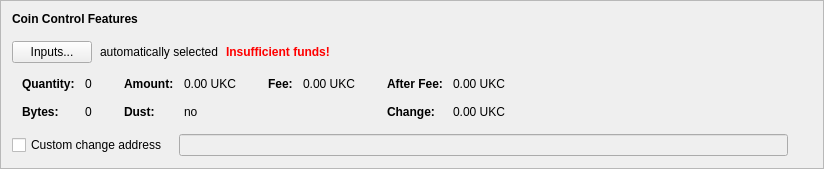
      <widget class="QFrame" name="frameCoinControl">
       <property name="sizePolicy">
        <sizepolicy hsizetype="Preferred" vsizetype="Fixed">
         <horstretch>0</horstretch>
         <verstretch>0</verstretch>
        </sizepolicy>
       </property>
       <property name="frameShape">
        <enum>QFrame::StyledPanel</enum>
       </property>
       <property name="frameShadow">
        <enum>QFrame::Raised</enum>
       </property>
       <layout class="QVBoxLayout" name="verticalLayout_4">
        <item>
         <layout class="QVBoxLayout" name="verticalLayoutCoinControl" stretch="0,0,0,0,0">
          <property name="spacing">
           <number>0</number>
          </property>
          <property name="sizeConstraint">
           <enum>QLayout::SetDefaultConstraint</enum>
          </property>
          <property name="leftMargin">
           <number>0</number>
          </property>
          <property name="topMargin">
           <number>0</number>
          </property>
          <item>
           <layout class="QHBoxLayout" name="horizontalLayoutCoinControl1">
            <property name="bottomMargin">
             <number>15</number>
            </property>
            <item>
             <widget class="QLabel" name="labelCoinControlFeatures">
              <property name="sizePolicy">
               <sizepolicy hsizetype="Preferred" vsizetype="Maximum">
                <horstretch>0</horstretch>
                <verstretch>0</verstretch>
               </sizepolicy>
              </property>
              <property name="font">
               <font>
                <weight>75</weight>
                <bold>true</bold>
               </font>
              </property>
              <property name="styleSheet">
               <string notr="true">font-weight:bold;</string>
              </property>
              <property name="text">
               <string>Coin Control Features</string>
              </property>
             </widget>
            </item>
           </layout>
          </item>
          <item>
           <layout class="QHBoxLayout" name="horizontalLayoutCoinControl2" stretch="0,0,0,0">
            <property name="spacing">
             <number>8</number>
            </property>
            <property name="bottomMargin">
             <number>10</number>
            </property>
            <item>
             <widget class="QPushButton" name="pushButtonCoinControl">
              <property name="styleSheet">
               <string notr="true"/>
              </property>
              <property name="text">
               <string>Inputs...</string>
              </property>
              <property name="autoDefault">
               <bool>false</bool>
              </property>
             </widget>
            </item>
            <item>
             <widget class="QLabel" name="labelCoinControlAutomaticallySelected">
              <property name="text">
               <string>automatically selected</string>
              </property>
              <property name="margin">
               <number>5</number>
              </property>
             </widget>
            </item>
            <item>
             <widget class="QLabel" name="labelCoinControlInsuffFunds">
              <property name="font">
               <font>
                <weight>75</weight>
                <bold>true</bold>
               </font>
              </property>
              <property name="styleSheet">
               <string notr="true">color:red;font-weight:bold;</string>
              </property>
              <property name="text">
               <string>Insufficient funds!</string>
              </property>
              <property name="margin">
               <number>5</number>
              </property>
             </widget>
            </item>
            <item>
             <spacer name="horizontalSpacerCoinControl">
              <property name="orientation">
               <enum>Qt::Horizontal</enum>
              </property>
              <property name="sizeHint" stdset="0">
               <size>
                <width>40</width>
                <height>1</height>
               </size>
              </property>
             </spacer>
            </item>
           </layout>
          </item>
          <item>
           <widget class="QWidget" name="widgetCoinControl" native="true">
            <property name="sizePolicy">
             <sizepolicy hsizetype="Preferred" vsizetype="Preferred">
              <horstretch>0</horstretch>
              <verstretch>0</verstretch>
             </sizepolicy>
            </property>
            <property name="minimumSize">
             <size>
              <width>0</width>
              <height>0</height>
             </size>
            </property>
            <property name="styleSheet">
             <string notr="true"/>
            </property>
            <layout class="QHBoxLayout" name="horizontalLayoutCoinControl5">
             <property name="leftMargin">
              <number>0</number>
             </property>
             <property name="topMargin">
              <number>0</number>
             </property>
             <property name="rightMargin">
              <number>0</number>
             </property>
             <property name="bottomMargin">
              <number>0</number>
             </property>
             <item>
              <layout class="QHBoxLayout" name="horizontalLayoutCoinControl3" stretch="0,0,0,1">
               <property name="spacing">
                <number>20</number>
               </property>
               <property name="topMargin">
                <number>0</number>
               </property>
               <property name="bottomMargin">
                <number>10</number>
               </property>
               <item>
                <layout class="QFormLayout" name="formLayoutCoinControl1">
                 <property name="horizontalSpacing">
                  <number>10</number>
                 </property>
                 <property name="verticalSpacing">
                  <number>14</number>
                 </property>
                 <property name="leftMargin">
                  <number>10</number>
                 </property>
                 <property name="topMargin">
                  <number>4</number>
                 </property>
                 <property name="rightMargin">
                  <number>6</number>
                 </property>
                 <item row="0" column="0">
                  <widget class="QLabel" name="labelCoinControlQuantityText">
                   <property name="font">
                    <font>
                     <weight>75</weight>
                     <bold>true</bold>
                    </font>
                   </property>
                   <property name="text">
                    <string>Quantity:</string>
                   </property>
                   <property name="margin">
                    <number>0</number>
                   </property>
                  </widget>
                 </item>
                 <item row="0" column="1">
                  <widget class="QLabel" name="labelCoinControlQuantity">
                   <property name="cursor">
                    <cursorShape>IBeamCursor</cursorShape>
                   </property>
                   <property name="contextMenuPolicy">
                    <enum>Qt::ActionsContextMenu</enum>
                   </property>
                   <property name="text">
                    <string notr="true">0</string>
                   </property>
                   <property name="margin">
                    <number>0</number>
                   </property>
                   <property name="textInteractionFlags">
                    <set>Qt::LinksAccessibleByMouse|Qt::TextSelectableByKeyboard|Qt::TextSelectableByMouse</set>
                   </property>
                  </widget>
                 </item>
                 <item row="1" column="0">
                  <widget class="QLabel" name="labelCoinControlBytesText">
                   <property name="font">
                    <font>
                     <weight>75</weight>
                     <bold>true</bold>
                    </font>
                   </property>
                   <property name="text">
                    <string>Bytes:</string>
                   </property>
                  </widget>
                 </item>
                 <item row="1" column="1">
                  <widget class="QLabel" name="labelCoinControlBytes">
                   <property name="cursor">
                    <cursorShape>IBeamCursor</cursorShape>
                   </property>
                   <property name="contextMenuPolicy">
                    <enum>Qt::ActionsContextMenu</enum>
                   </property>
                   <property name="text">
                    <string notr="true">0</string>
                   </property>
                   <property name="textInteractionFlags">
                    <set>Qt::LinksAccessibleByMouse|Qt::TextSelectableByKeyboard|Qt::TextSelectableByMouse</set>
                   </property>
                  </widget>
                 </item>
                </layout>
               </item>
               <item>
                <layout class="QFormLayout" name="formLayoutCoinControl2">
                 <property name="horizontalSpacing">
                  <number>10</number>
                 </property>
                 <property name="verticalSpacing">
                  <number>14</number>
                 </property>
                 <property name="leftMargin">
                  <number>6</number>
                 </property>
                 <property name="topMargin">
                  <number>4</number>
                 </property>
                 <property name="rightMargin">
                  <number>6</number>
                 </property>
                 <item row="0" column="0">
                  <widget class="QLabel" name="labelCoinControlAmountText">
                   <property name="font">
                    <font>
                     <weight>75</weight>
                     <bold>true</bold>
                    </font>
                   </property>
                   <property name="text">
                    <string>Amount:</string>
                   </property>
                   <property name="margin">
                    <number>0</number>
                   </property>
                  </widget>
                 </item>
                 <item row="0" column="1">
                  <widget class="QLabel" name="labelCoinControlAmount">
                   <property name="cursor">
                    <cursorShape>IBeamCursor</cursorShape>
                   </property>
                   <property name="contextMenuPolicy">
                    <enum>Qt::ActionsContextMenu</enum>
                   </property>
                   <property name="text">
                    <string notr="true">0.00 UKC</string>
                   </property>
                   <property name="textInteractionFlags">
                    <set>Qt::LinksAccessibleByMouse|Qt::TextSelectableByKeyboard|Qt::TextSelectableByMouse</set>
                   </property>
                  </widget>
                 </item>
                 <item row="1" column="0">
                  <widget class="QLabel" name="labelCoinControlLowOutputText">
                   <property name="font">
                    <font>
                     <weight>75</weight>
                     <bold>true</bold>
                    </font>
                   </property>
                   <property name="text">
                    <string>Dust:</string>
                   </property>
                  </widget>
                 </item>
                 <item row="1" column="1">
                  <widget class="QLabel" name="labelCoinControlLowOutput">
                   <property name="cursor">
                    <cursorShape>IBeamCursor</cursorShape>
                   </property>
                   <property name="contextMenuPolicy">
                    <enum>Qt::ActionsContextMenu</enum>
                   </property>
                   <property name="text">
                    <string notr="true">no</string>
                   </property>
                   <property name="textInteractionFlags">
                    <set>Qt::LinksAccessibleByMouse|Qt::TextSelectableByKeyboard|Qt::TextSelectableByMouse</set>
                   </property>
                  </widget>
                 </item>
                </layout>
               </item>
               <item>
                <layout class="QFormLayout" name="formLayoutCoinControl3">
                 <property name="horizontalSpacing">
                  <number>10</number>
                 </property>
                 <property name="verticalSpacing">
                  <number>14</number>
                 </property>
                 <property name="leftMargin">
                  <number>6</number>
                 </property>
                 <property name="topMargin">
                  <number>4</number>
                 </property>
                 <property name="rightMargin">
                  <number>6</number>
                 </property>
                 <item row="0" column="0">
                  <widget class="QLabel" name="labelCoinControlFeeText">
                   <property name="font">
                    <font>
                     <weight>75</weight>
                     <bold>true</bold>
                    </font>
                   </property>
                   <property name="text">
                    <string>Fee:</string>
                   </property>
                   <property name="margin">
                    <number>0</number>
                   </property>
                  </widget>
                 </item>
                 <item row="0" column="1">
                  <widget class="QLabel" name="labelCoinControlFee">
                   <property name="cursor">
                    <cursorShape>IBeamCursor</cursorShape>
                   </property>
                   <property name="contextMenuPolicy">
                    <enum>Qt::ActionsContextMenu</enum>
                   </property>
                   <property name="text">
                    <string notr="true">0.00 UKC</string>
                   </property>
                   <property name="textInteractionFlags">
                    <set>Qt::LinksAccessibleByMouse|Qt::TextSelectableByKeyboard|Qt::TextSelectableByMouse</set>
                   </property>
                  </widget>
                 </item>
                </layout>
               </item>
               <item>
                <layout class="QFormLayout" name="formLayoutCoinControl4">
                 <property name="horizontalSpacing">
                  <number>10</number>
                 </property>
                 <property name="verticalSpacing">
                  <number>14</number>
                 </property>
                 <property name="leftMargin">
                  <number>6</number>
                 </property>
                 <property name="topMargin">
                  <number>4</number>
                 </property>
                 <property name="rightMargin">
                  <number>6</number>
                 </property>
                 <item row="0" column="0">
                  <widget class="QLabel" name="labelCoinControlAfterFeeText">
                   <property name="font">
                    <font>
                     <weight>75</weight>
                     <bold>true</bold>
                    </font>
                   </property>
                   <property name="text">
                    <string>After Fee:</string>
                   </property>
                   <property name="margin">
                    <number>0</number>
                   </property>
                  </widget>
                 </item>
                 <item row="0" column="1">
                  <widget class="QLabel" name="labelCoinControlAfterFee">
                   <property name="cursor">
                    <cursorShape>IBeamCursor</cursorShape>
                   </property>
                   <property name="contextMenuPolicy">
                    <enum>Qt::ActionsContextMenu</enum>
                   </property>
                   <property name="text">
                    <string notr="true">0.00 UKC</string>
                   </property>
                   <property name="textInteractionFlags">
                    <set>Qt::LinksAccessibleByMouse|Qt::TextSelectableByKeyboard|Qt::TextSelectableByMouse</set>
                   </property>
                  </widget>
                 </item>
                 <item row="1" column="0">
                  <widget class="QLabel" name="labelCoinControlChangeText">
                   <property name="font">
                    <font>
                     <weight>75</weight>
                     <bold>true</bold>
                    </font>
                   </property>
                   <property name="text">
                    <string>Change:</string>
                   </property>
                  </widget>
                 </item>
                 <item row="1" column="1">
                  <widget class="QLabel" name="labelCoinControlChange">
                   <property name="cursor">
                    <cursorShape>IBeamCursor</cursorShape>
                   </property>
                   <property name="contextMenuPolicy">
                    <enum>Qt::ActionsContextMenu</enum>
                   </property>
                   <property name="text">
                    <string notr="true">0.00 UKC</string>
                   </property>
                   <property name="textInteractionFlags">
                    <set>Qt::LinksAccessibleByMouse|Qt::TextSelectableByKeyboard|Qt::TextSelectableByMouse</set>
                   </property>
                  </widget>
                 </item>
                </layout>
               </item>
              </layout>
             </item>
            </layout>
           </widget>
          </item>
          <item>
           <layout class="QHBoxLayout" name="horizontalLayoutCoinControl4" stretch="0,0,0">
            <property name="spacing">
             <number>12</number>
            </property>
            <property name="sizeConstraint">
             <enum>QLayout::SetDefaultConstraint</enum>
            </property>
            <property name="topMargin">
             <number>5</number>
            </property>
            <property name="rightMargin">
             <number>5</number>
            </property>
            <item>
             <widget class="QCheckBox" name="checkBoxCoinControlChange">
              <property name="toolTip">
               <string>If this is activated, but the change address is empty or invalid, change will be sent to a newly generated address.</string>
              </property>
              <property name="text">
               <string>Custom change address</string>
              </property>
             </widget>
            </item>
            <item>
             <widget class="QValidatedLineEdit" name="lineEditCoinControlChange">
              <property name="enabled">
               <bool>false</bool>
              </property>
              <property name="sizePolicy">
               <sizepolicy hsizetype="Expanding" vsizetype="Fixed">
                <horstretch>0</horstretch>
                <verstretch>0</verstretch>
               </sizepolicy>
              </property>
             </widget>
            </item>
            <item>
             <widget class="QLabel" name="labelCoinControlChangeLabel">
              <property name="sizePolicy">
               <sizepolicy hsizetype="Preferred" vsizetype="Expanding">
                <horstretch>0</horstretch>
                <verstretch>0</verstretch>
               </sizepolicy>
              </property>
              <property name="minimumSize">
               <size>
                <width>0</width>
                <height>0</height>
               </size>
              </property>
              <property name="text">
               <string/>
              </property>
              <property name="margin">
               <number>3</number>
              </property>
             </widget>
            </item>
           </layout>
          </item>
          <item>
           <spacer name="verticalSpacerCoinControl">
            <property name="orientation">
             <enum>Qt::Vertical</enum>
            </property>
            <property name="sizeType">
             <enum>QSizePolicy::Expanding</enum>
            </property>
            <property name="sizeHint" stdset="0">
             <size>
              <width>800</width>
              <height>1</height>
             </size>
            </property>
           </spacer>
          </item>
         </layout>
        </item>
       </layout>
      </widget>
